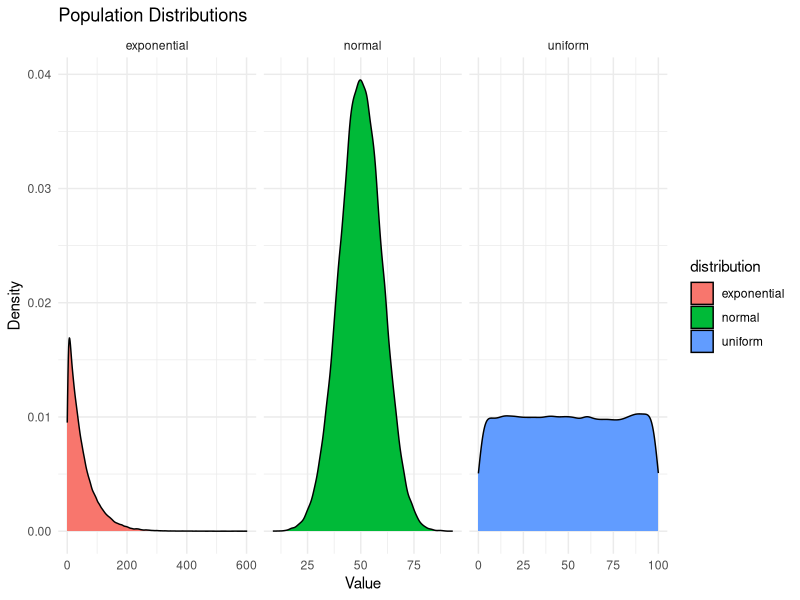
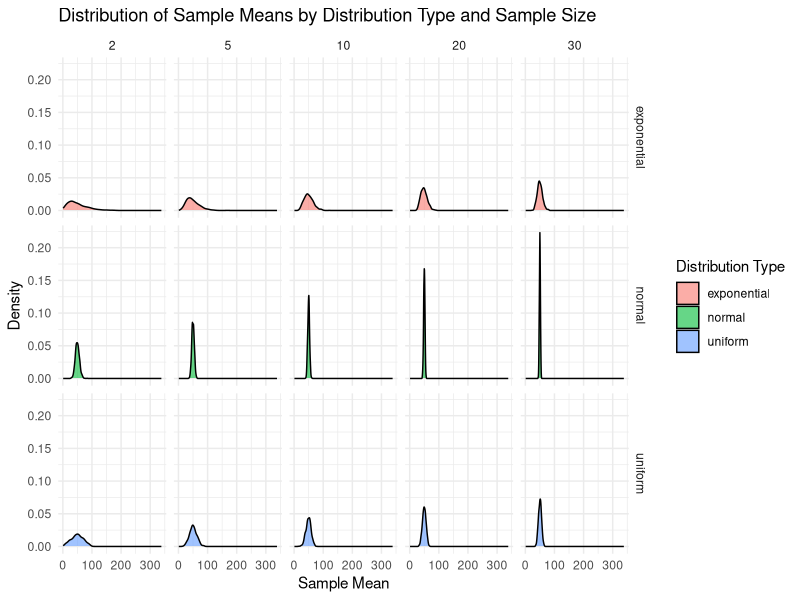
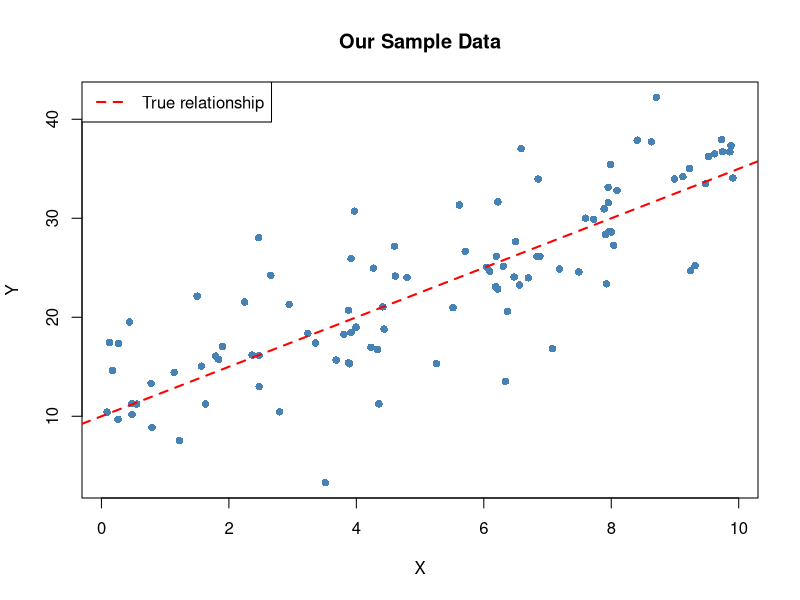
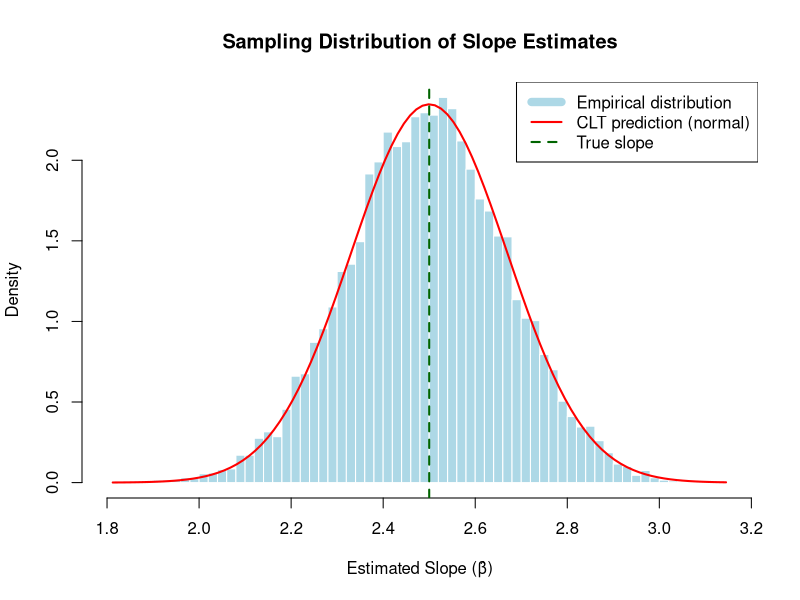

The R source for these figures, in order:
## ---- chunk 1
# Check if tidyverse is installed and install it if not
if (!requireNamespace("tidyverse", quietly = TRUE)) {
  install.packages("tidyverse")
}

# Load the tidyverse package
library(tidyverse)
## ---- chunk 2
# Set seed for reproducibility
set.seed(123)
## ---- chunk 3
population_size <- 100000
## ---- chunk 4
# Generate populations
populations <- tibble(
  normal = rnorm(population_size, mean = 50, sd = 10),
  uniform = runif(population_size, min = 0, max = 100),
  exponential = rexp(population_size, rate = 0.02)
)
## ---- chunk 5
head(populations)
## ---- chunk 6
# Reshape for plotting
populations_long <- populations %>%
  pivot_longer(cols = everything(), names_to = "distribution", values_to = "value")
## ---- chunk 7
head(populations_long)
## ---- chunk 8
# Plot the populations using kernel density plots
ggplot(populations_long, aes(x = value, fill = distribution)) +
  geom_density() +
  facet_wrap(~ distribution, scales = "free_x") +
  labs(title = "Population Distributions", x = "Value", y = "Density") +
  theme_minimal()
## ---- chunk 9
# Function to take samples and compute means
sample_means <- function(population, sample_size) {
  replicate(1000, mean(sample(population, sample_size)))
}
## ---- chunk 10
# Sample sizes for more intervals
sample_sizes <- c(2, 5, 10, 20, 30)
## ---- chunk 11
# Generate sample means data
sample_means_data <- map_df(sample_sizes, function(size) {
  map_df(populations, sample_means, sample_size = size)
}) %>%
  pivot_longer(cols = everything(), names_to = "distribution", values_to = "value") %>%
  mutate(size = factor(rep(sample_sizes, each = 3000), levels = sample_sizes))
## ---- chunk 12
# Plotting the distributions of sample means using kernel density plots
# Faceted by both distribution type and sample size
ggplot(sample_means_data, aes(x = value, fill = distribution)) +
  geom_density(alpha = 0.6) +
  facet_grid(distribution ~ size) +
  labs(title = "Distribution of Sample Means by Distribution Type and Sample Size",
       x = "Sample Mean",
       y = "Density") +
  theme_minimal() +
  guides(fill = guide_legend(title = "Distribution Type"))
## ---- chunk 13
# "true" population parameters
true_intercept <- 10
true_slope <- 2.5
true_sigma <- 5  # residual standard deviation

# generate one dataset (our "sample")
n <- 100
x <- runif(n, min = 0, max = 10)
y <- true_intercept + true_slope * x + rnorm(n, mean = 0, sd = true_sigma)

# Look at the data
plot(x, y, main = "Our Sample Data", 
     xlab = "X", ylab = "Y", pch = 16, col = "steelblue")
abline(a = true_intercept, b = true_slope, col = "red", lwd = 2, lty = 2)
legend("topleft", legend = "True relationship", col = "red", lty = 2, lwd = 2)
## ---- chunk 14
# fit the model
model <- lm(y ~ x)
summary(model)
## ---- chunk 15
# grab the 95% confidence interval for the slope
ci_theory <- confint(model)["x", ]
ci_theory

# notice that this is the same CI that we calculated manually above
# this CI is calculated using: β̂ ± t* × SE(β̂)
# where t* comes from the t-distribution
# this ASSUMES that the CLT holds: that β̂ is approximately normally distributed!
## ---- chunk 16
# Simulate 10,000 datasets and fit regression each time
n_simulations <- 10000

slope_estimates <- replicate(n_simulations, {
  # Generate new data from same population
  y_new <- true_intercept + true_slope * x + rnorm(n, mean = 0, sd = true_sigma)
  
  # Fit model and extract slope
  coef(lm(y_new ~ x))["x"]
})

# Look at the distribution of slope estimates
hist(slope_estimates, breaks = 50, freq = FALSE,
     main = "Sampling Distribution of Slope Estimates",
     xlab = "Estimated Slope (β̂)",
     col = "lightblue", border = "white")

# Overlay the theoretical normal distribution
# (what the CLT predicts)
x_vals <- seq(min(slope_estimates), max(slope_estimates), length = 100)
se_slope <- summary(model)$coefficients["x", "Std. Error"]
lines(x_vals, dnorm(x_vals, mean = true_slope, sd = se_slope), 
      col = "red", lwd = 2)

# Add the true value
abline(v = true_slope, col = "darkgreen", lwd = 2, lty = 2)

legend("topright", 
       legend = c("Empirical distribution", "CLT prediction (normal)", "True slope"),
       col = c("lightblue", "red", "darkgreen"), 
       lwd = c(8, 2, 2), lty = c(1, 1, 2))
## ---- chunk 17
# we're asking how often the CI contain the true value?
ci_simulations <- replicate(1000, {
  y_new <- true_intercept + true_slope * x + rnorm(n, mean = 0, sd = true_sigma)
  confint(lm(y_new ~ x))["x", ]
})

# count how many CIs contain the true slope
coverage <- mean(ci_simulations[1,] <= true_slope & 
                ci_simulations[2,] >= true_slope)

cat("Coverage probability (should be ~95%):", round(coverage * 100, 1), "%\n")
